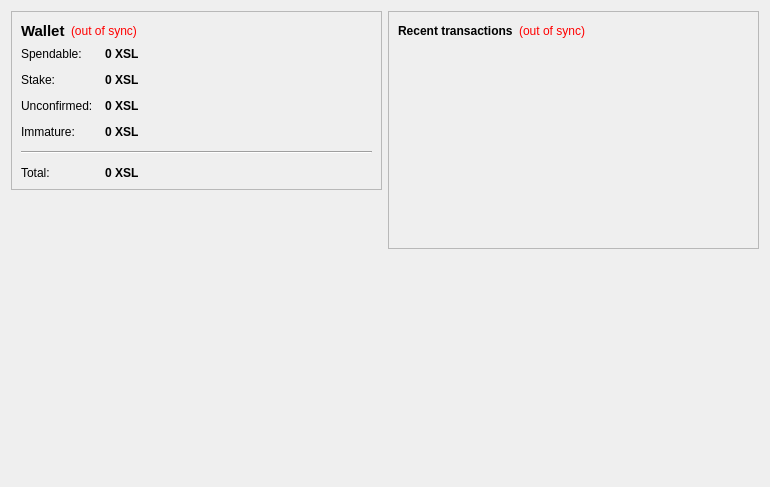
<?xml version="1.0" encoding="UTF-8"?>
<ui version="4.0">
 <class>OverviewPage</class>
 <widget class="QWidget" name="OverviewPage">
  <property name="geometry">
   <rect>
    <x>0</x>
    <y>0</y>
    <width>770</width>
    <height>487</height>
   </rect>
  </property>
  <property name="windowTitle">
   <string>Form</string>
  </property>
  <layout class="QHBoxLayout" name="horizontalLayout" stretch="1,1">
   <item>
    <layout class="QVBoxLayout" name="verticalLayout_2">
     <item>
      <widget class="QFrame" name="frame">
       <property name="frameShape">
        <enum>QFrame::StyledPanel</enum>
       </property>
       <property name="frameShadow">
        <enum>QFrame::Raised</enum>
       </property>
       <layout class="QVBoxLayout" name="verticalLayout_4">
        <item>
         <layout class="QHBoxLayout" name="horizontalLayout_4">
          <item>
           <widget class="QLabel" name="label_5">
            <property name="font">
             <font>
              <pointsize>11</pointsize>
              <weight>75</weight>
              <bold>true</bold>
             </font>
            </property>
            <property name="text">
             <string>Wallet</string>
            </property>
           </widget>
          </item>
          <item>
           <widget class="QLabel" name="labelWalletStatus">
            <property name="toolTip">
             <string>The displayed information may be out of date. Your wallet automatically synchronizes with the StopLoss network after a connection is established, but this process has not completed yet.</string>
            </property>
            <property name="styleSheet">
             <string notr="true">QLabel { color: red; }</string>
            </property>
            <property name="text">
             <string notr="true">(out of sync)</string>
            </property>
            <property name="alignment">
             <set>Qt::AlignLeading|Qt::AlignLeft|Qt::AlignVCenter</set>
            </property>
           </widget>
          </item>
          <item>
           <spacer name="horizontalSpacer_2">
            <property name="orientation">
             <enum>Qt::Horizontal</enum>
            </property>
            <property name="sizeHint" stdset="0">
             <size>
              <width>40</width>
              <height>20</height>
             </size>
            </property>
           </spacer>
          </item>
         </layout>
        </item>
        <item>
         <layout class="QFormLayout" name="formLayout_2">
          <property name="fieldGrowthPolicy">
           <enum>QFormLayout::AllNonFixedFieldsGrow</enum>
          </property>
          <property name="horizontalSpacing">
           <number>12</number>
          </property>
          <property name="verticalSpacing">
           <number>12</number>
          </property>
          <item row="0" column="0">
           <widget class="QLabel" name="label">
            <property name="text">
             <string>Spendable:</string>
            </property>
           </widget>
          </item>
          <item row="0" column="1">
           <widget class="QLabel" name="labelBalance">
            <property name="font">
             <font>
              <weight>75</weight>
              <bold>true</bold>
             </font>
            </property>
            <property name="cursor">
             <cursorShape>IBeamCursor</cursorShape>
            </property>
            <property name="toolTip">
             <string>Your current spendable balance</string>
            </property>
            <property name="text">
             <string notr="true">0 XSL</string>
            </property>
            <property name="textInteractionFlags">
             <set>Qt::LinksAccessibleByMouse|Qt::TextSelectableByKeyboard|Qt::TextSelectableByMouse</set>
            </property>
           </widget>
          </item>
          <item row="1" column="0">
           <widget class="QLabel" name="label_6">
            <property name="text">
             <string>Stake:</string>
            </property>
           </widget>
          </item>
          <item row="1" column="1">
           <widget class="QLabel" name="labelStake">
            <property name="font">
             <font>
              <weight>75</weight>
              <bold>true</bold>
             </font>
            </property>
            <property name="cursor">
             <cursorShape>IBeamCursor</cursorShape>
            </property>
            <property name="toolTip">
             <string>Total of coins that was staked, and do not yet count toward the current balance</string>
            </property>
            <property name="text">
             <string notr="true">0 XSL</string>
            </property>
            <property name="textInteractionFlags">
             <set>Qt::LinksAccessibleByMouse|Qt::TextSelectableByKeyboard|Qt::TextSelectableByMouse</set>
            </property>
           </widget>
          </item>
          <item row="2" column="0">
           <widget class="QLabel" name="label_3">
            <property name="text">
             <string>Unconfirmed:</string>
            </property>
           </widget>
          </item>
          <item row="2" column="1">
           <widget class="QLabel" name="labelUnconfirmed">
            <property name="font">
             <font>
              <weight>75</weight>
              <bold>true</bold>
             </font>
            </property>
            <property name="cursor">
             <cursorShape>IBeamCursor</cursorShape>
            </property>
            <property name="toolTip">
             <string>Total of transactions that have yet to be confirmed, and do not yet count toward the current balance</string>
            </property>
            <property name="text">
             <string notr="true">0 XSL</string>
            </property>
            <property name="textInteractionFlags">
             <set>Qt::LinksAccessibleByMouse|Qt::TextSelectableByKeyboard|Qt::TextSelectableByMouse</set>
            </property>
           </widget>
          </item>
          <item row="3" column="0">
           <widget class="QLabel" name="labelImmatureText">
            <property name="text">
             <string>Immature:</string>
            </property>
           </widget>
          </item>
          <item row="3" column="1">
           <widget class="QLabel" name="labelImmature">
            <property name="font">
             <font>
              <weight>75</weight>
              <bold>true</bold>
             </font>
            </property>
            <property name="toolTip">
             <string>Mined balance that has not yet matured</string>
            </property>
            <property name="text">
             <string notr="true">0 XSL</string>
            </property>
            <property name="textInteractionFlags">
             <set>Qt::LinksAccessibleByMouse|Qt::TextSelectableByKeyboard|Qt::TextSelectableByMouse</set>
            </property>
           </widget>
          </item>
          <item row="4" column="0" colspan="2">
           <widget class="Line" name="line">
            <property name="orientation">
             <enum>Qt::Horizontal</enum>
            </property>
           </widget>
          </item>
          <item row="5" column="0">
           <widget class="QLabel" name="labelTotalText">
            <property name="text">
             <string>Total:</string>
            </property>
           </widget>
          </item>
          <item row="5" column="1">
           <widget class="QLabel" name="labelTotal">
            <property name="font">
             <font>
              <weight>75</weight>
              <bold>true</bold>
             </font>
            </property>
            <property name="cursor">
             <cursorShape>IBeamCursor</cursorShape>
            </property>
            <property name="toolTip">
             <string>Your current total balance</string>
            </property>
            <property name="text">
             <string notr="true">0 XSL</string>
            </property>
            <property name="textInteractionFlags">
             <set>Qt::LinksAccessibleByMouse|Qt::TextSelectableByKeyboard|Qt::TextSelectableByMouse</set>
            </property>
           </widget>
          </item>
         </layout>
        </item>
       </layout>
      </widget>
     </item>
     <item>
      <spacer name="verticalSpacer">
       <property name="orientation">
        <enum>Qt::Vertical</enum>
       </property>
       <property name="sizeHint" stdset="0">
        <size>
         <width>20</width>
         <height>40</height>
        </size>
       </property>
      </spacer>
     </item>
     <item>
      <widget class="QLabel" name="label_2">
       <property name="autoFillBackground">
        <bool>true</bool>
       </property>
       <property name="text">
        <string/>
       </property>
       <property name="pixmap">
        <pixmap resource="../bitcoin.qrc">:/icons/drmbg</pixmap>
       </property>
       <property name="scaledContents">
        <bool>false</bool>
       </property>
       <property name="margin">
        <number>0</number>
       </property>
      </widget>
     </item>
    </layout>
   </item>
   <item>
    <layout class="QVBoxLayout" name="verticalLayout_3">
     <item>
      <widget class="QFrame" name="frame_2">
       <property name="frameShape">
        <enum>QFrame::StyledPanel</enum>
       </property>
       <property name="frameShadow">
        <enum>QFrame::Raised</enum>
       </property>
       <layout class="QVBoxLayout" name="verticalLayout">
        <item>
         <layout class="QHBoxLayout" name="horizontalLayout_2">
          <item>
           <widget class="QLabel" name="label_4">
            <property name="text">
             <string>&lt;b&gt;Recent transactions&lt;/b&gt;</string>
            </property>
           </widget>
          </item>
          <item>
           <widget class="QLabel" name="labelTransactionsStatus">
            <property name="toolTip">
             <string>The displayed information may be out of date. Your wallet automatically synchronizes with the StopLoss network after a connection is established, but this process has not completed yet.</string>
            </property>
            <property name="styleSheet">
             <string notr="true">QLabel { color: red; }</string>
            </property>
            <property name="text">
             <string notr="true">(out of sync)</string>
            </property>
            <property name="alignment">
             <set>Qt::AlignRight|Qt::AlignTrailing|Qt::AlignVCenter</set>
            </property>
           </widget>
          </item>
          <item>
           <spacer name="horizontalSpacer">
            <property name="orientation">
             <enum>Qt::Horizontal</enum>
            </property>
            <property name="sizeHint" stdset="0">
             <size>
              <width>40</width>
              <height>20</height>
             </size>
            </property>
           </spacer>
          </item>
         </layout>
        </item>
        <item>
         <widget class="QListView" name="listTransactions">
          <property name="styleSheet">
           <string notr="true">QListView { background: transparent; }</string>
          </property>
          <property name="frameShape">
           <enum>QFrame::NoFrame</enum>
          </property>
          <property name="verticalScrollBarPolicy">
           <enum>Qt::ScrollBarAlwaysOff</enum>
          </property>
          <property name="horizontalScrollBarPolicy">
           <enum>Qt::ScrollBarAlwaysOff</enum>
          </property>
          <property name="selectionMode">
           <enum>QAbstractItemView::NoSelection</enum>
          </property>
         </widget>
        </item>
       </layout>
      </widget>
     </item>
     <item>
      <spacer name="verticalSpacer_2">
       <property name="orientation">
        <enum>Qt::Vertical</enum>
       </property>
       <property name="sizeHint" stdset="0">
        <size>
         <width>20</width>
         <height>40</height>
        </size>
       </property>
      </spacer>
     </item>
    </layout>
   </item>
  </layout>
 </widget>
 <resources/>
 <connections/>
</ui>
